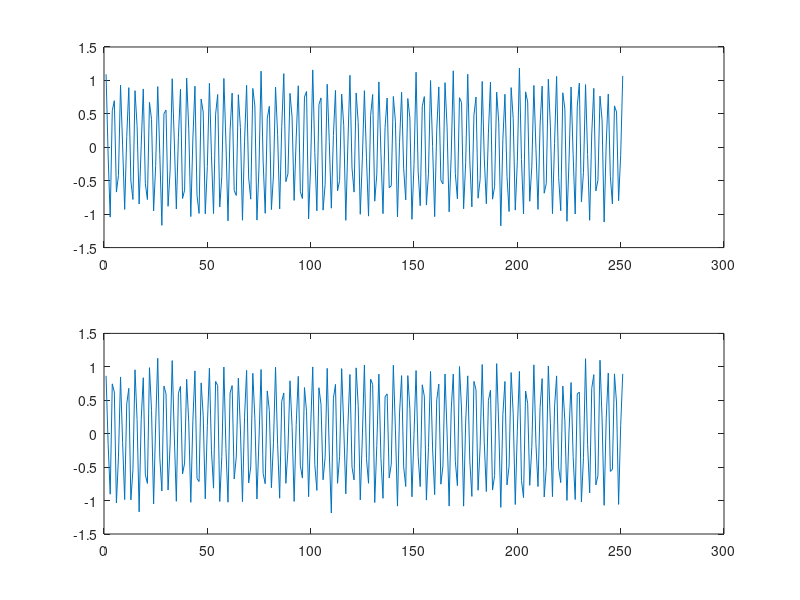
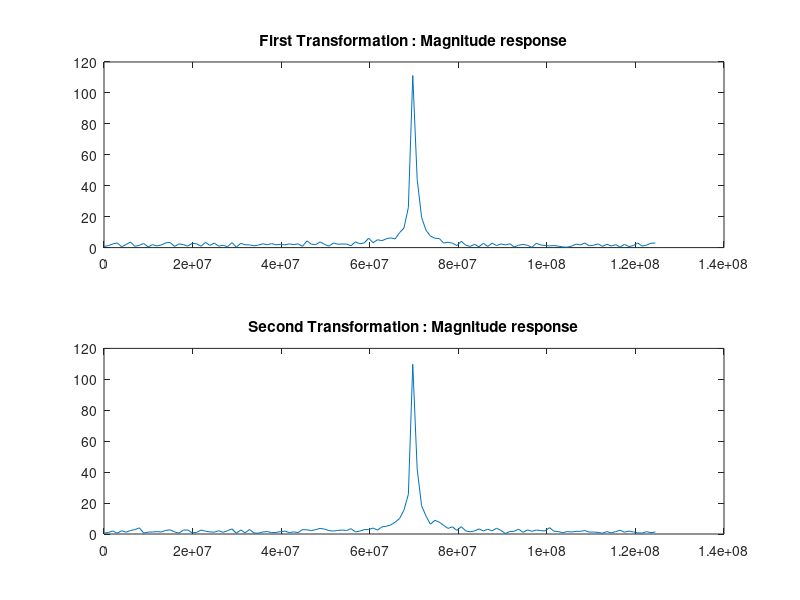
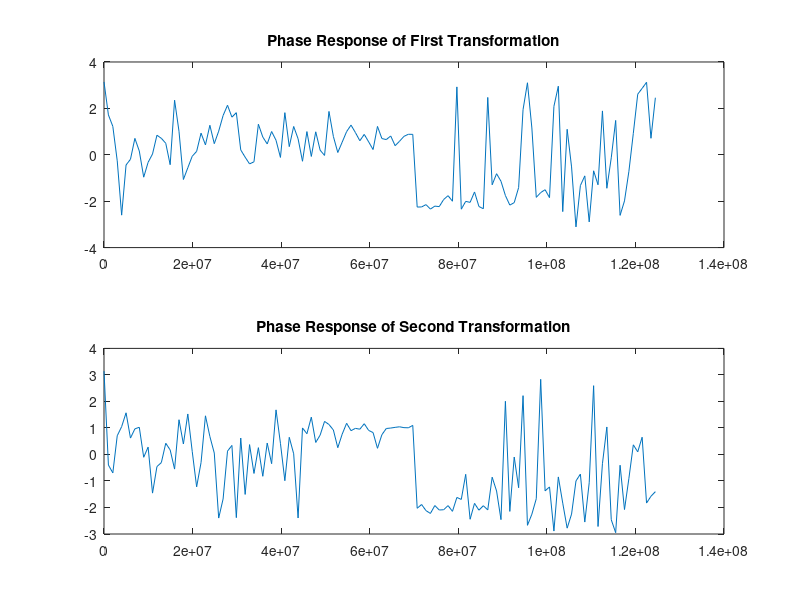

MATLAB code to generate these figures, in order:
clear all;
close all;
clc
%Sampling Frequency
fs = 250e6;
Ts = 1/fs;
t = 0:Ts:1e-6;
%Center Frequency
fc = 70e6;
%Moving Average Filter
lpf = ones(1,16);
lpf = lpf/length(lpf);
%noise coefficient
n = 0.1;
%Threshold values for Schmitt Trigger
thr_high = 0.5;
thr_low = thr_high * 0.8;
%First Signal
x1= cos(2 * pi * fc * t) + (n * randn(1, length(t)));
%Delay
delay = 0.5e-9;
%Delayed Signal 
x2 = cos(2 * pi * fc *(t + delay)) + (n * randn(1, length(t)));

figure()
subplot(2, 1, 1);
plot(t, x1, 'g')
title('Original Signal')
subplot(2, 1, 2);
plot(t, x2, 'r')
title('Delayed Signal')

numberofPoints = ceil((length(t) + 1) / 2);% numberofPoints is 126
f = ((0:numberofPoints - 1) * fs) / length(t);

figure(1)
subplot(2, 1, 1),plot(x1)
subplot(2, 1, 2),plot(x2)
fftFirstSignal = fft(x1);
fftSecondSignal = fft(x2);

%MAGNITUDERESPONSEPART
figure(2)
subplot(2, 1, 1);
plot(f, abs(fftFirstSignal(1:numberofPoints)));
title('First Transformation : Magnitude response');
subplot(2, 1, 2)
plot(f, abs(fftSecondSignal(1:numberofPoints)));
title('Second Transformation : Magnitude response')

%PHASE RESPONSE PART
figure(3)
subplot(2, 1, 1),plot(f, angle(fftFirstSignal(1:numberofPoints)));
title('Phase Response of First Transformation');
subplot(2, 1, 2),plot(f, angle(fftSecondSignal(1:numberofPoints)));
title('Phase Response of Second Transformation');

%taking consideration into maximum points of the signals
%by doing that we ignore the rest of the signal
%but just maximum points in comparison
[magnitudeofFirstSignal indexofFirstSignalAmplitude] = max(abs(fftFirstSignal));
[magnitudeofSecondSignal indexofSecondSignalAmplitude] = max(abs(fftSecondSignal));

phaseofFirstSignal = angle(fftFirstSignal(indexofFirstSignalAmplitude));
phaseofSecondSignal = angle(fftSecondSignal(indexofSecondSignalAmplitude));
phaseLag = phaseofFirstSignal - phaseofSecondSignal

timeDelay= abs(phaseLag)/((fc)*2*pi)
%ratio of second signal to first signal, amplitudewise.
amplitudeRatio = magnitudeofSecondSignal/magnitudeofFirstSignal;



